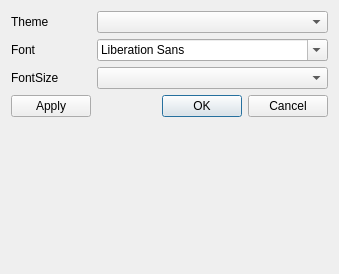
<?xml version="1.0" encoding="UTF-8"?>
<ui version="4.0">
 <class>SettingWidgetUi</class>
 <widget class="QDialog" name="SettingWidgetUi">
  <property name="geometry">
   <rect>
    <x>0</x>
    <y>0</y>
    <width>310</width>
    <height>274</height>
   </rect>
  </property>
  <property name="windowTitle">
   <string>Dialog</string>
  </property>
  <layout class="QFormLayout" name="formLayout">
   <item row="0" column="0">
    <widget class="QLabel" name="lb_theme">
     <property name="text">
      <string>Theme</string>
     </property>
    </widget>
   </item>
   <item row="0" column="1">
    <widget class="QComboBox" name="cb_theme"/>
   </item>
   <item row="1" column="0">
    <widget class="QLabel" name="lb_font">
     <property name="text">
      <string>Font</string>
     </property>
    </widget>
   </item>
   <item row="1" column="1">
    <widget class="QFontComboBox" name="cb_font"/>
   </item>
   <item row="2" column="0">
    <widget class="QLabel" name="lb_fontsize">
     <property name="text">
      <string>FontSize</string>
     </property>
    </widget>
   </item>
   <item row="2" column="1">
    <widget class="QComboBox" name="cb_fontsize"/>
   </item>
   <item row="3" column="0">
    <widget class="QPushButton" name="pb_apply">
     <property name="text">
      <string>Apply</string>
     </property>
    </widget>
   </item>
   <item row="3" column="1">
    <widget class="QDialogButtonBox" name="buttonBox">
     <property name="orientation">
      <enum>Qt::Horizontal</enum>
     </property>
     <property name="standardButtons">
      <set>QDialogButtonBox::Cancel|QDialogButtonBox::Ok</set>
     </property>
    </widget>
   </item>
  </layout>
 </widget>
 <resources/>
 <connections>
  <connection>
   <sender>buttonBox</sender>
   <signal>accepted()</signal>
   <receiver>SettingWidgetUi</receiver>
   <slot>accept()</slot>
   <hints>
    <hint type="sourcelabel">
     <x>248</x>
     <y>254</y>
    </hint>
    <hint type="destinationlabel">
     <x>157</x>
     <y>274</y>
    </hint>
   </hints>
  </connection>
  <connection>
   <sender>buttonBox</sender>
   <signal>rejected()</signal>
   <receiver>SettingWidgetUi</receiver>
   <slot>reject()</slot>
   <hints>
    <hint type="sourcelabel">
     <x>316</x>
     <y>260</y>
    </hint>
    <hint type="destinationlabel">
     <x>286</x>
     <y>274</y>
    </hint>
   </hints>
  </connection>
 </connections>
</ui>
